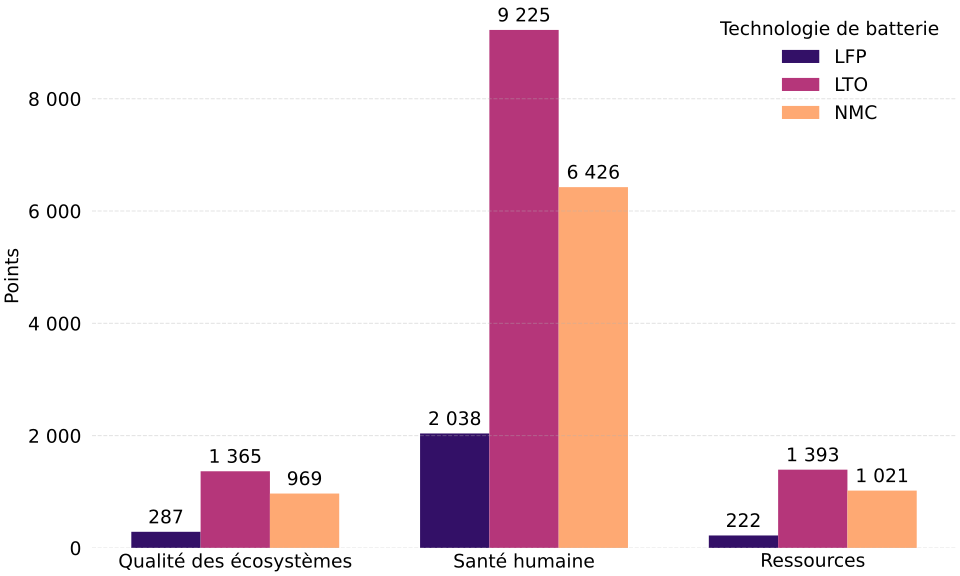

Here is the Python script that generated this plot:
# Traduit de LCA/examples/chapter_lca/endpoints_histogram.py ; valeurs sources conservées.
from __future__ import annotations

import argparse
from pathlib import Path

import matplotlib

matplotlib.use("Agg")

import matplotlib.pyplot as plt
import numpy as np
from matplotlib.ticker import FuncFormatter

DEFAULT_OUTPUT = Path(__file__).with_name("endpoints_histogram.svg")
Y_AXIS_UNIT = ""
AXIS_LABEL_FONT_SIZE = 14
TICK_FONT_SIZE = 14
BAR_LABEL_FONT_SIZE = 14
LEGEND_FONT_SIZE = 14

IMPACT_CATEGORIES = [
    "Qualité des écosystèmes",
    "Santé humaine",
    "Ressources",
]

IMPACT_VALUES = {
    "LFP": [287.23464, 2037.72124, 221.86873],
    "LTO": [1365.42909, 9225.41477, 1392.98574],
    "NMC": [968.88599, 6425.61728, 1020.69912],
}


def build_histogram(output_path: Path) -> Path:
    x = np.arange(len(IMPACT_CATEGORIES))
    width = 0.24
    offsets = (-width, 0.0, width)
    series = list(IMPACT_VALUES.items())
    colors = plt.cm.magma(np.linspace(0.18, 0.82, len(series)))

    fig, ax = plt.subplots(figsize=(10, 6), constrained_layout=True)
    fig.patch.set_facecolor("none")
    fig.patch.set_alpha(0)
    ax.set_facecolor("none")

    for offset, color, (chemistry, values) in zip(offsets, colors, series):
        bars = ax.bar(
            x + offset,
            values,
            width=width,
            label=chemistry,
            color=color,
            edgecolor="none",
            linewidth=0,
        )
        ax.bar_label(
            bars,
            labels=[f"{value:,.0f}".replace(",", " ") for value in values],
            padding=3,
            fontsize=BAR_LABEL_FONT_SIZE,
        )

    ax.set_ylabel("Points", fontsize=AXIS_LABEL_FONT_SIZE)
    ax.set_xticks(x, IMPACT_CATEGORIES)
    ax.tick_params(axis="x", labelsize=TICK_FONT_SIZE)
    ax.tick_params(axis="y", labelsize=TICK_FONT_SIZE)
    ax.yaxis.set_major_formatter(
        FuncFormatter(lambda value, _: f"{value:,.0f} {Y_AXIS_UNIT}".replace(",", " "))
    )
    ax.tick_params(axis="both", length=0)
    for spine in ax.spines.values():
        spine.set_visible(False)
    ax.legend(
        title="Technologie de batterie",
        fontsize=LEGEND_FONT_SIZE,
        title_fontsize=LEGEND_FONT_SIZE,
        frameon=False,
    )
    ax.grid(axis="y", linestyle="--", alpha=0.35)

    output_path.parent.mkdir(parents=True, exist_ok=True)
    fig.savefig(output_path, dpi=300, transparent=True)
    plt.close(fig)
    return output_path


def parse_args() -> argparse.Namespace:
    parser = argparse.ArgumentParser(
        description="Cree un histogramme groupe pour les impacts LFP, LTO et NMC."
    )
    parser.add_argument(
        "-o",
        "--output",
        type=Path,
        default=DEFAULT_OUTPUT,
        help="Chemin du fichier de sortie (par defaut: endpoints_histogram.svg).",
    )
    return parser.parse_args()


def main() -> None:
    args = parse_args()
    output_path = build_histogram(args.output)
    print(output_path)


if __name__ == "__main__":
    main()
